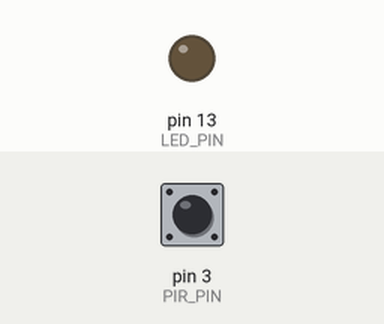
This sketch was run on a simulated Arduino Uno, built with avr-gcc and run on an emulated ATmega328P. Parts: output pins drawn as LEDs (lit = HIGH). Dashed ring = blinking. The inputs (shaded band) are chosen by the test bench; at power-on: pin 3 (PIR_PIN) HIGH. What the sketch prints to the serial monitor is not drawn.

Above: at 1.2 s.
1.3 s: pin 3 (PIR_PIN) pulsed LOW 5 times (0.12 s each, 0.3 s apart)
At 2.2 s:
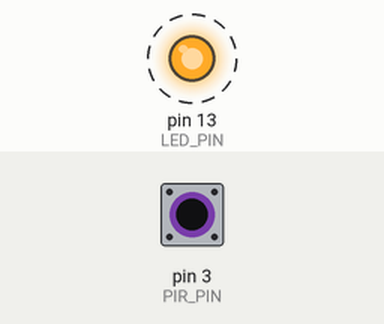
Timing chart, 0 to 5.1 s (numbered marks = the images above; inputs shaded):
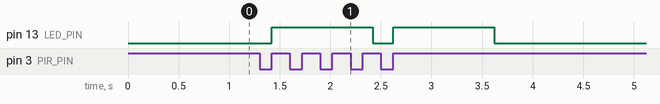

Measured:
- after the input at 1.3 s, pin 13 (LED_PIN): alternates HIGH for 1.0 s and LOW for 0.20 s, 4 changes in all, then stays LOW, starting after 0.12 s

The sketch:

sketch_Human_Detect.ino
```cpp
// 핀 설정
const int PIR_PIN = 3;  // 사용자가 선택한 3번 핀
const int LED_PIN = 13; // 아두이노 내장 LED (깜빡거림 확인용)

// 인터럽트에서 값을 바꾸는 변수는 volatile 필수!
volatile bool motionDetected = false;

void setup() {
  Serial.begin(9600); // 시리얼 통신 시작
  pinMode(PIR_PIN, INPUT);
  pinMode(LED_PIN, OUTPUT);

  // ⭐ 핵심: 3번 핀을 감시하다가 신호가 오면(RISING) detectMotion 함수 실행!
  attachInterrupt(digitalPinToInterrupt(PIR_PIN), detectMotion, RISING);

  Serial.println("PIR 센서 감시 시작! (초기 안정화 30초 대기 권장)");
}

void loop() {
  // 평소에는 아무것도 안 함 (다른 센서 처리 가능)

  if (motionDetected) {
    Serial.println("🚨 움직임 감지됨! (3번 핀)");

    // LED 켜서 눈으로 확인
    digitalWrite(LED_PIN, HIGH);
    delay(1000); // 1초 동안 켜짐
    digitalWrite(LED_PIN, LOW);

    motionDetected = false; // 다시 감시 모드로 복귀
  }
}

// 인터럽트 발생 시 실행되는 함수 (최대한 짧게!)
void detectMotion() {
  motionDetected = true;
}
```
